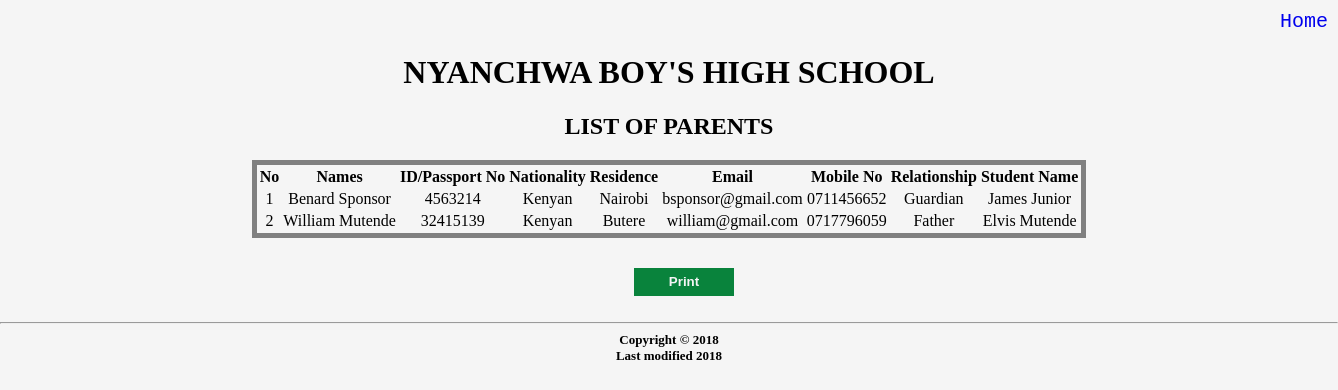
The app's page /records/parents.php (signed in) with its own data.
### tables this page shows
CREATE TABLE `parents` (
  `prnt_id` int(5) NOT NULL,
  `pfnm` varchar(10) NOT NULL,
  `plnm` varchar(10) NOT NULL,
  `rsd` varchar(15) NOT NULL,
  `ntn` varchar(10) NOT NULL,
  `mail` varchar(30) NOT NULL,
  `id` int(9) NOT NULL,
  `mob` varchar(12) NOT NULL,
  `rlshp` varchar(8) NOT NULL,
  `std_nms` varchar(30) NOT NULL
);

### records/parents.php (the view, shortened to what this page needs)
<?php session_start();
if(!isset($_SESSION['admin'])){
	header("location: ../login.php");
}
else{
?>
<!DOCTYPE html>
<html lang="en">
<head>
	<link rel="stylesheet" href="../css/marksheetstyle.css" type="text/css">
</head>
<body>
	<div id="links">
		<a href="../index.php"> Home</a>
	</div>
	<div id="top">
		<h1>NYANCHWA BOY'S HIGH SCHOOL</h1>
		<h2><strong>LIST OF PARENTS</strong></h2>
			</div>
	<div id="formel">
		<form action="parents.php" method="POST">
	<center>
			<table>
			<tr>
				<th>No</th>
                <th>Names</th>
                <th>ID/Passport No</th>
				<th>Nationality</th>
				<th>Residence</th>
				<th>Email</th>
				<th>Mobile No</th>
				<th>Relationship</th>
				<th>Student Name</th>
			</tr>
	<?php
			require_once('../includes/connect_db.php');
        $fetch_query = "select * from parents";
		$fetch = mysqli_query($dbconn, $fetch_query) or die('Error in fetching '.mysqli_error($dbconn));
			while($row=mysqli_fetch_array($fetch)){
                $id = $row['prnt_id'];
                $first_name = $row['pfnm'];
                $last_name = $row['plnm'];
                $residence = $row['rsd'];
                $nationality = $row['ntn'];
                $email = $row['mail'];
                $id_no= $row['id'];
                $mobile = $row['mob'];
                $relationship = $row['rlshp'];
                $student_names = $row['std_nms'];
	?>
	<tr>
        <td><?php echo $id ;?></td>
        <td><?php echo $first_name.' '.$last_name ;?></td>
        <td><?php echo $id_no;?></td>
        <td><?php echo $nationality ;?></td>
        <td><?php echo $residence ;?></td>
        <td><?php echo $email ;?></td>
        <td><?php echo $mobile ;?></td>
        <td><?php echo $relationship ;?></td>
        <td><?php echo $student_names ;?></td>
	</tr>
			<?php }
						?>
			</table>
	</center>
	<center>
<input type="Submit" name="print" value="Print"/>
		</form>
	</div>
</body>
<?php  include("../includes/copyright.php");?>
</html>
	<?php } ?>

### css/marksheetstyle.css (style rules this page uses)
body { background: whitesmoke; margin: 0px; padding: 0px; }
table { text-align: center; border: 5px solid gray; }
#formel input[type="submit"] { margin-top: 30px; text-align: center; width: 100px; border: none; background: rgb(9, 131, 60); height: 28px; color: whitesmoke; margin-left: 30px; font-weight: bold; }
#links { margin: 10px 0px 0px 1280px; width: auto; height: auto; }
#links a { text-decoration: none; font-family: 'Courier New', Courier, monospace; font-size: 20PX; }
#top { text-align: center; align-self: center; margin: 0px 0px 10px 0px; }

### records on screen
parents: prnt_id "1", pfnm "Benard", plnm "Sponsor", id "4563214", ntn "Kenyan", rsd "Nairobi", mail "bsponsor@gmail.com", mob "0711456652", rlshp "Guardian", std_nms "James Junior"
parents: prnt_id "2", pfnm "William", plnm "Mutende", id "32415139", ntn "Kenyan", rsd "Butere", mail "william@gmail.com", mob "0717796059", rlshp "Father", std_nms "Elvis Mutende"
